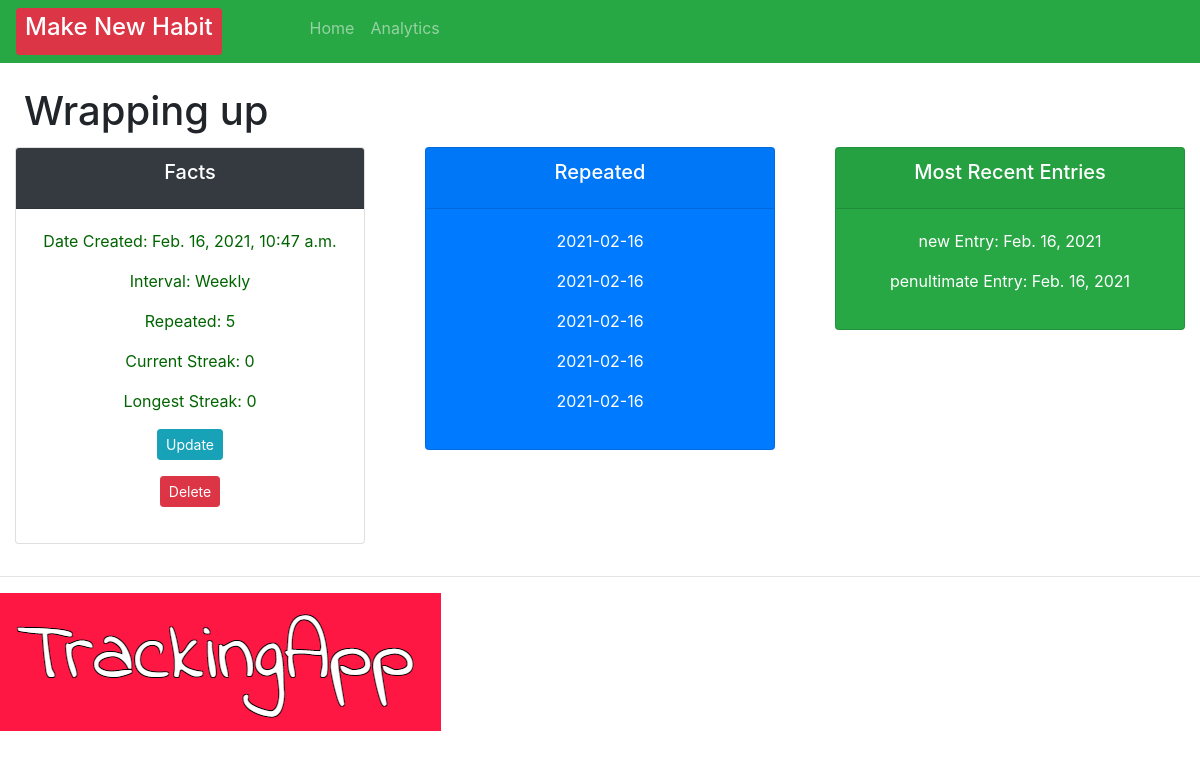
Page /habit/107 on the earlier database version.
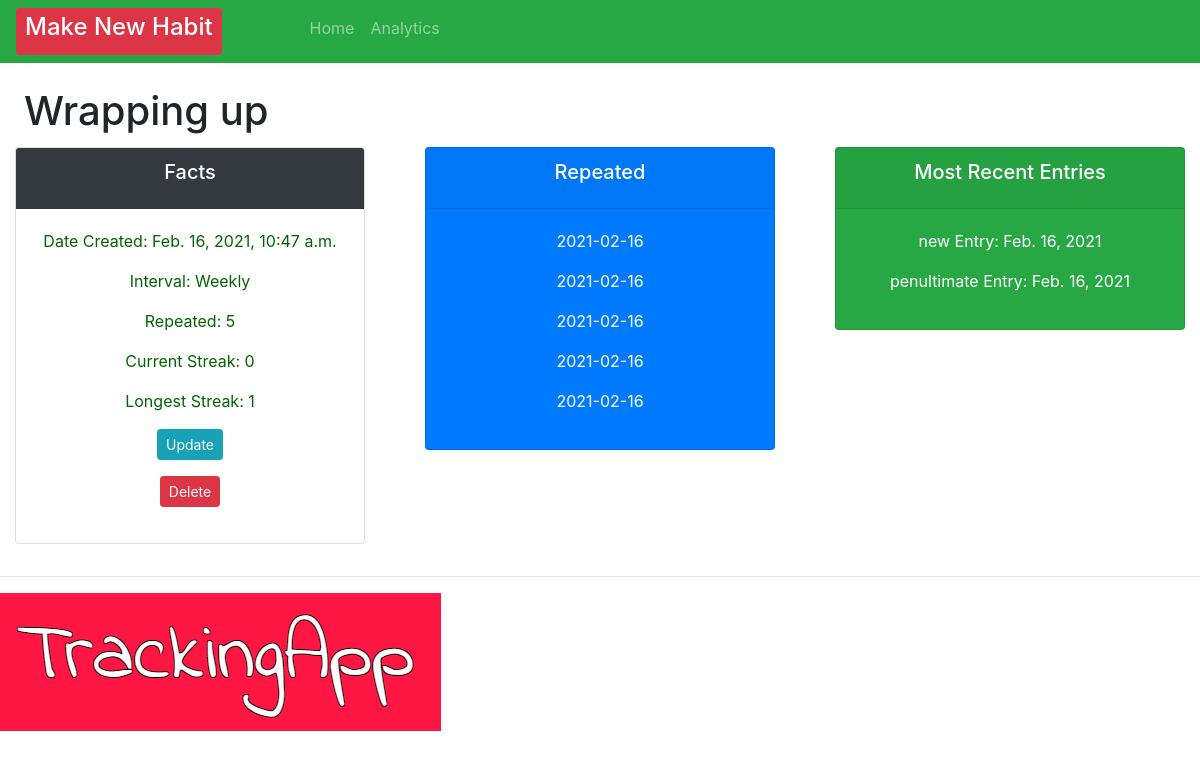
Same page on the later database version.
### crm/models.py (models this page shows, shortened)
class Order(models.Model):
    INTERVAL = (
            ('Daily', 'Daily'),
            ('Weekly', 'Weekly' ),
            )
    habit = models.CharField(max_length=200, null=True, blank=True)
    interval = models.CharField(max_length=400, null=True, choices=INTERVAL)
    checked = models.IntegerField(blank=True, default=0, null=True)
    streak = models.IntegerField(blank=True, default=0, null=True)
    longestStreak = models.IntegerField(blank=True, default=0, null=True)
    created = models.DateTimeField(auto_now=True, auto_now_add=False, editable=False, null=True, blank=True)
    checkedList = models.ManyToManyField(Repeats)
    timeStamp = models.DateTimeField(auto_now=True, blank=True)
    date_created = models.DateTimeField(auto_now_add=True, null=True, editable=False, blank=True)
    dateAsString = models.CharField(max_length=200, null=True, blank=True)

### crm/views.py (the view)
# urls.py: path('habit/<str:pk>', views.habit, name="habit"),
def habit(request, pk):
    repeats = Repeats.objects.get(id=pk)
    orders = Order.objects.all()
    order = Order.objects.get(id=pk)
    repeat = order.checkedList.filter()
    streak = order.streak
    date_array = order.checkedList.all().order_by('-dateAsString')
    penultimate = date_array[1].dateAsString
    last_checked = parse_date(penultimate)
    today1 = date_array.first().dateAsString
    today = parse_date(today1)
    order.save()
    context = {"today": today, "last_checked": last_checked, "current_streak":streak, "order":order, "repeats": repeats, "repeat": repeat}
    return render(request, 'habit/habit.html', context)

### crm/templates/habit/habit.html (shortened to what this page needs)
{% extends 'habit/main.html' %}
{% block content %}
<br>
<h1 style="margin-left: 2%; margin-bottom: 1%;">
    <td>
        {{ order.habit }}
    </td>
</h1>
<div class="row">
    <div class="col">
        <div class="col-md">
            <div class="card text-center text-white mb-3" id="total-orders">
                <div class="card-header  bg-dark">
                    <h5 class="card-title">Facts</h5>
                </div>
                <div class="card-body">
                    <p style="color: darkgreen">Date Created: {{order.date_created}}</p>
                    <p style="color: darkgreen">Interval: {{ order.interval }}</p>
                    <p style="color: darkgreen">Repeated: {{ order.checkedList.count }}</p>
                    <p style="color: darkgreen">Current Streak:  {{current_streak}}</p>
                    <p style="color: darkgreen">Longest Streak: {{order.longestStreak}}</p>
                    <p> <a a class="btn btn-sm btn-info" href="{% url 'update_habit' order.id %}">Update</a></p>
                    <p> <a a class="btn btn-sm btn-danger" href="{% url 'delete' order.id %}">Delete</a></p>
                </div>
            </div>
        </div>
    </div>
    <div class="col">
        <div class="col-md">
            <div class="card text-center text-white bg-primary mb-3" id="total-orders">
                <div class="card-header">
                    <h5 class="card-title text-white">Repeated</h5>
                </div>
                <div class="card-body">
                    {% for check in repeat reversed %}
                    <p>{{check.dateAsString}}</p>
                    {%endfor%}
                </div>
            </div>
        </div>
    </div>
    <div class="col">
        <div class="col-md">
            <div class="card text-center mb-3 bg-success text-white" id="total-orders">
                <div class="card-header">
                    <h5 class="card-title">Most Recent Entries</h5>
                </div>
                <div class="card-body">
                    <p>new Entry: {{today}}</p>
                    <p>penultimate Entry: {{last_checked}}</p>
                </div>
            </div>
        </div>
    </div>
</div>
{% endblock %}

Differences in the rows shown:
changed Order "Wrapping up": longestStreak "0" → "1"
